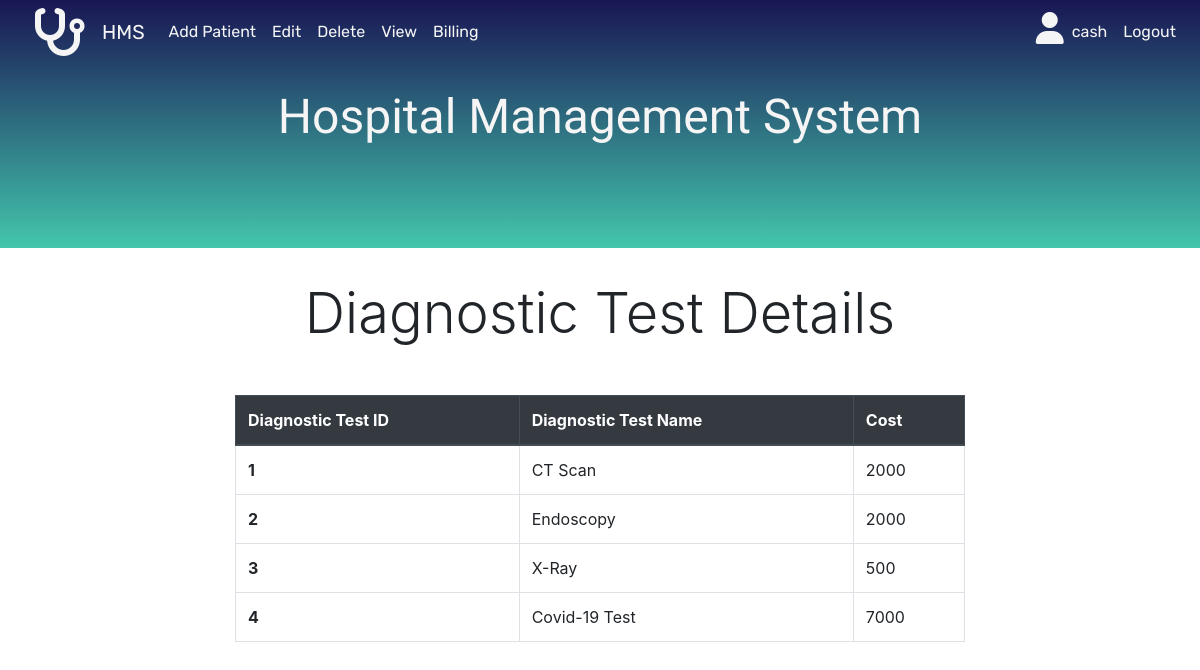
The app's page /dashboard/viewDiagnostic (signed in) with its own data.
### app.py (models this page shows, shortened)
class Diagnostics(db.Model):
    diag_id = db.Column(db.Integer, primary_key=True)
    diag_name = db.Column(db.String(100),unique=True)
    diag_cost = db.Column(db.Integer)

### app.py (the view)
@app.route("/dashboard/viewDiagnostic")
def viewDiagnostic():
    if session['logged_in']==True:
        diagnostics = Diagnostics.query.all()
        if diagnostics == None:
            flash("No Diagnostic tests added","danger")
            return render_template("view_diagnostic.html")
        else:
            return render_template("view_diagnostic.html",diagnostics=diagnostics)
    else:
        return redirect(url_for("login"))

### templates/view_diagnostic.html
{% extends "base.html" %}
{% block body %}
<div class="container mt-4">
    <div class="row justify-content-center">
        <div class="col my-2">
            <h1 class="display-4 text-center">Diagnostic Test Details</h1>
        </div>
    </div>
    <div class="row justify-content-center my-4">
    <div class="col-md-8 col-12 my-2">
    {% if diagnostics %}
    <table class=" table table-bordered table-hover">
        <thead class="thead-dark">
            <tr>
                <th scope="col">Diagnostic Test ID</th>
                <th scope="col">Diagnostic Test Name</th>
                <th scope="col">Cost</th>
            </tr>
        </thead>
        <tbody>
            {% for d in diagnostics %}
            <tr>
                <th>{{d.diag_id}}</th>
                <td>{{d.diag_name}}</td>
                <td>{{d.diag_cost}}</td>
            </tr>
            {% endfor %}
        </tbody>
    </table>
    {% endif %}
    </div>
    </div>
</div>
{% endblock %}

### templates/base.html (shortened to what this page needs)
<!DOCTYPE html>
<html lang="en">
<head>
    <link rel="stylesheet" href="https://stackpath.bootstrapcdn.com/bootstrap/4.5.0/css/bootstrap.min.css"
>
    <link rel="stylesheet" href="../static/style.css">
</head>
<body>
    <header>
        {% if session.user =='cash'%}
        {% include "includes/_navbarcash.html" %}
        {% elif session.user=='pharmacist' %}
        {% include "includes/_navbarpharma.html" %}
        {% else %}
        {% include "includes/_navbardiag.html" %}
        {% endif %}
        <section class="section-2 container-fluid p-0">
            <div class="cover">
                <div class="content text-center">
                    <h1>Hospital Management System</h1>
                </div>
            </div>
        </section>
    </header>
    {% block body %}{% endblock %}
</body>
</html>

### templates/includes/_navbarcash.html (shortened to what this page needs)
<nav class="navbar navbar-expand-md ">
  <i class="fas fa-stethoscope fa-3x mx-3 "></i>
  <a class="navbar-brand" href="/dashboard">HMS</a>
  <div class="collapse navbar-collapse" id="navbarsExampleDefault">
    <ul class="navbar-nav mr-auto ">
      <li class="nav-item active">
        <a class="nav-link" href="/dashboard/addPatient">Add Patient <span class="sr-only">(current)</span></a>
      </li>
      <li class="nav-item active">
        <a class="nav-link" href="/dashboard/editPatient">Edit<span class="sr-only">(current)</span></a>
      </li>
      <li class="nav-item active">
        <a class="nav-link" href="/dashboard/deletePatient">Delete<span class="sr-only">(current)</span></a>
      </li>
      <li class="nav-item active">
        <a class="nav-link" href="/dashboard/viewPatient">View <span class="sr-only">(current)</span></a>
      </li>
      <li class="nav-item active">
        <a class="nav-link" href="/dashboard/billing">Billing <span class="sr-only">(current)</span></a>
      </li>
    </ul>
    <ul class="navbar-nav navbar-right">
      {% if session.logged_in %}
      <li class="nav-item active">
        <i class="fas fa-user fa-2x "></i>
      </li>
      <li class="nav-item active">
        <a class="nav-link" href="#">{{session.user}}</a>
      </li>
      <li class="nav-item active">
        <a class="nav-link" href="/logout">Logout</a>
      </li>
      {% endif %}
    </ul>
  </div>
</nav>
<br>

### static/style.css (style rules this page uses)
:root { --Single-font: "Sniglet", cursive; --Rubik: "Rubik", cursive; --Patua: "Patua One", cursive; --Lobster: "Lobster", cursive; --lightblack: #2e2c2caf; --bggradient: linear-gradient(to bottom, #191654, #43c6ac); --light-gray: rgba(255, 255, 255, 0.877); }
header a { font-family: var(--Single-font); font-size: 0.9em; color: whitesmoke !important; }

### templates/base.html (style rules this page uses)
:root { --Single-font: "Sniglet", cursive; --Rubik: "Rubik", cursive; --Patua: "Patua One", cursive; --Lobster: "Lobster", cursive; --lightblack: #2e2c2caf; --bggradient: linear-gradient(to bottom, #191654, #43c6ac); --light-gray: rgba(255, 255, 255, 0.877); }
header a, i { font-family: var(--Rubik); font-size: 1em; color: whitesmoke !important; }
header { background: var(--bggradient); }
.cover { width: 100%; height: 20vmin; background-position: 0rem -19rem; background-size: 100%; position: relative; }
.cover .content h1 { font-family: var(--Patua); font-size: 6vmin; color: whitesmoke; }

### records on screen
Diagnostics: diag_id "1", diag_name "CT Scan", diag_cost "2000"
Diagnostics: diag_id "2", diag_name "Endoscopy", diag_cost "2000"
Diagnostics: diag_id "3", diag_name "X-Ray", diag_cost "500"
Diagnostics: diag_id "4", diag_name "Covid-19 Test", diag_cost "7000"

### other values on screen
{{ session.user }} "cash"
